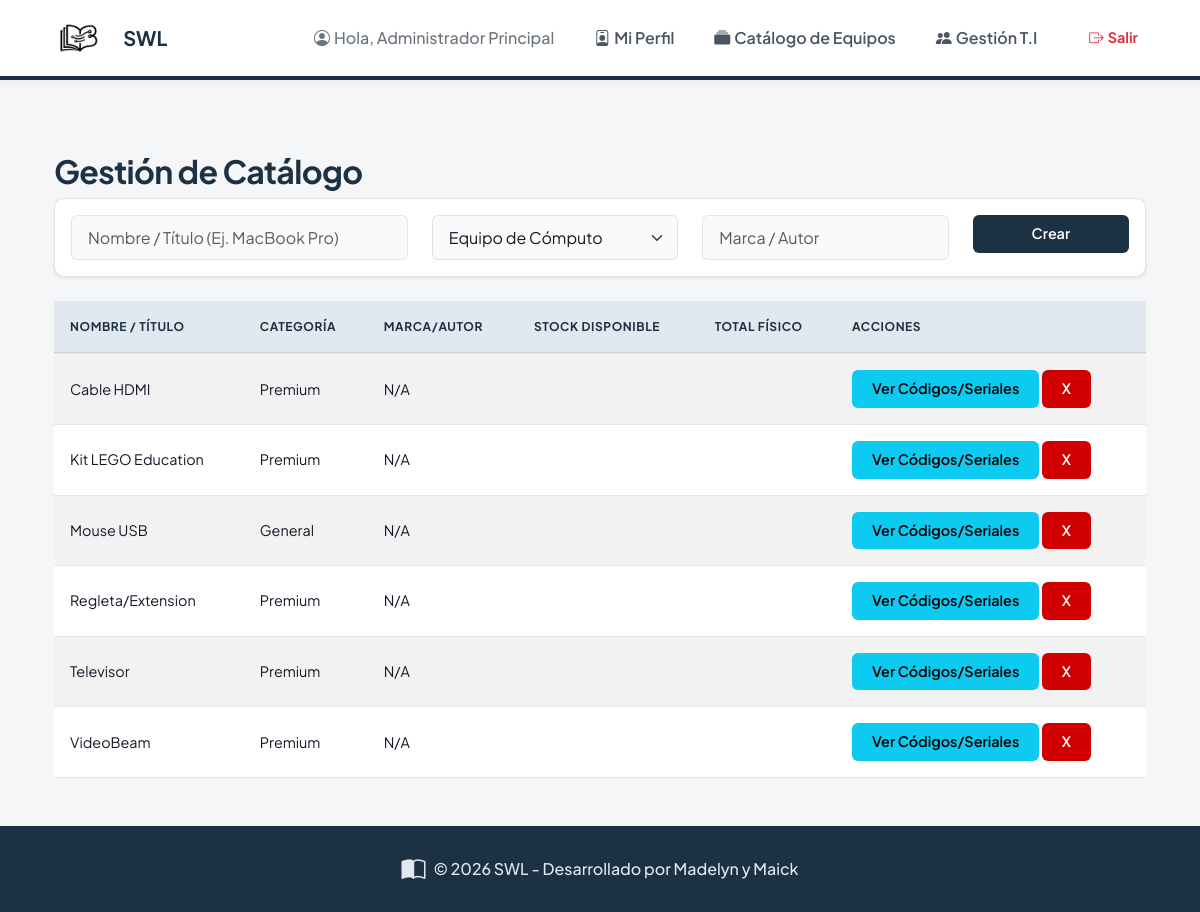
Screenshot of /admin/catalog (signed in) with the database file from the repository.
### app/models.py (models this page shows, shortened)
class User(UserMixin, db.Model):
    id = db.Column(db.Integer, primary_key=True)
    email = db.Column(db.String(120), unique=True, nullable=True)
    document_id = db.Column(db.String(20), unique=True, nullable=False)
    full_name = db.Column(db.String(100), nullable=False)
    phone = db.Column(db.String(20))
    role = db.Column(db.String(20), nullable=False)
    program_name = db.Column(db.String(100), nullable=True)
    password_hash = db.Column(db.String(255))

class Catalog(db.Model):
    id = db.Column(db.Integer, primary_key=True)
    title_or_name = db.Column(db.String(150), nullable=False)
    category = db.Column(db.String(50), nullable=False)
    author_or_brand = db.Column(db.String(100), nullable=True)
    instances = db.relationship('ItemInstance', backref='catalog_item', lazy='dynamic', cascade="all, delete-orphan")

### app/admin/routes.py (the view, shortened to what this page needs)
@bp.route('/catalog', methods=['GET', 'POST'])
@role_required('bibliotecario', 'admin')
def catalog_manage():
    form = CatalogForm()
    search_query = request.args.get('search', '')
    query = Catalog.query
    items = query.order_by(Catalog.title_or_name).all()
    return render_template('admin/catalog.html', items=items, search_query=search_query, form=form)

### app/forms.py
class CatalogForm(FlaskForm):
    title_or_name = StringField('Nombre / Título', validators=[DataRequired()])
    category = SelectField('Categoría', choices=[('computo', 'Equipo de Cómputo'), ('accesorio', 'Accesorio / General'), ('libro', 'Libro')], validators=[DataRequired()])
    author_or_brand = StringField('Marca/Autor', validators=[Optional()])
    submit = SubmitField('Guardar')

### app/models.py (called while the page is built)
@login_manager.user_loader
def load_user(user_id):
    return User.query.get(int(user_id))

### app/templates/admin/catalog.html (shortened to what this page needs)
{% extends 'base.html' %}
{% block content %}
<div class="container mt-4">
    <h2>Gestión de Catálogo</h2>
    <div class="card mb-4">
        <div class="card-body">
            <form method="POST" action="{{ url_for('admin.catalog_manage') }}">
                <div class="row">
                    <div class="col-md-4">
                        {{ form.title_or_name(class="form-control", placeholder="Nombre / Título (Ej. MacBook Pro)") }}
                    </div>
                    <div class="col-md-3">
                        {{ form.category(class="form-select") }}
                    </div>
                    <div class="col-md-3">
                        {{ form.author_or_brand(class="form-control", placeholder="Marca / Autor") }}
                    </div>
                    <div class="col-md-2">
                        {{ form.submit(class="btn btn-primary w-100", value="Crear") }}
                    </div>
                </div>
            </form>
        </div>
    </div>
    <table class="table table-striped">
        <thead>
            <tr>
                <th>Nombre / Título</th>
                <th>Categoría</th>
                <th>Marca/Autor</th>
                <th>Stock Disponible</th>
                <th>Total Físico</th>
                <th>Acciones</th>
            </tr>
        </thead>
        <tbody>
            {% for item in items %}
            <tr>
                <td>{{ item.title_or_name }}</td>
                <td>{{ item.category|capitalize }}</td>
                <td>{{ item.author_or_brand or 'N/A' }}</td>
                <td></td>
                <td>{{ item.total_count }}</td>
                <td>
                    <a href="{{ url_for('admin.manage_instances', catalog_id=item.id) }}"
                        class="btn btn-sm btn-info">Ver Códigos/Seriales</a>
                    <form method="POST" action="{{ url_for('admin.catalog_delete', id=item.id) }}"
                        style="display:inline;">
                        <button type="submit" class="btn btn-sm btn-danger"
                            onclick="return confirm('¿Eliminar catálogo?')">X</button>
                    </form>
                </td>
            </tr>
            {% endfor %}
        </tbody>
    </table>
</div>
{% endblock %}

### app/templates/base.html (shortened to what this page needs)
<!DOCTYPE html>
<html lang="es">
<head>
    <link href="https://cdn.jsdelivr.net/npm/bootstrap@5.3.0/dist/css/bootstrap.min.css" rel="stylesheet">
    <link rel="stylesheet" href="https://cdn.jsdelivr.net/npm/bootstrap-icons@1.11.3/font/bootstrap-icons.min.css">
    <link rel="stylesheet" href="{{ url_for('static', filename='css/style.css') }}">
</head>
<body class="d-flex flex-column min-vh-100">
    {% if not 'auth' in request.endpoint %}
    <nav class="navbar navbar-expand-lg custom-navbar sticky-top">
        <div class="container">
            <a class="navbar-brand d-flex align-items-center gap-2" href="{{ url_for('main.index') }}">
                <img src="{{ url_for('static', filename='img/1.png') }}" alt="Logo SWL" height="40" style="border-radius: 6px; object-fit: contain;">
                <span class="d-none d-sm-inline">{{ config['APP_NAME'] }}</span>
            </a>
            <div class="collapse navbar-collapse justify-content-end" id="navbarNav">
                <ul class="navbar-nav align-items-lg-center gap-2 w-100 justify-content-lg-end">
                    {% if current_user.is_authenticated %}
                    <li class="nav-item me-lg-3 text-center text-lg-start mb-2 mb-lg-0">
                        <span class="text-secondary fw-medium">
                            <i class="bi bi-person-circle me-1"></i>Hola, {{ current_user.full_name }}
                        </span>
                    </li>
                    <li class="nav-item">
                        <a class="nav-link text-center text-lg-start" href="{{ url_for('main.profile') }}">
                            <i class="bi bi-person-badge me-1"></i>Mi Perfil
                        </a>
                    </li>
                    {% if current_user.role in ['admin', 'bibliotecario'] %}
                    <li class="nav-item">
                        <a class="nav-link text-center text-lg-start" href="{{ url_for('admin.catalog_manage') }}">
                            <i class="bi bi-collection-fill me-1"></i>Catálogo de Equipos
                        </a>
                    </li>
                    {% endif %}
                    {% if current_user.role == 'admin' %}
                    <li class="nav-item">
                        <a class="nav-link text-center text-lg-start" href="{{ url_for('admin.manage_users') }}">
                            <i class="bi bi-people-fill me-1"></i>Gestión T.I
                        </a>
                    </li>
                    {% elif current_user.role == 'bibliotecario' %}
                    <li class="nav-item">
                        <a class="nav-link text-center text-lg-start" href="{{ url_for('admin.admin_dashboard') }}">
                            <i class="bi bi-journal-bookmark-fill me-1"></i>Panel de Préstamos
                        </a>
                    </li>
                    {% endif %}
                    <li class="nav-item ms-lg-2 mt-2 mt-lg-0 d-grid d-lg-block">
                        <a class="btn btn-outline-danger btn-sm rounded-pill fw-bold" href="{{ url_for('auth.logout') }}">
                            <i class="bi bi-box-arrow-right me-1"></i>Salir
                        </a>
                    </li>
                    {% else %}
                    <li class="nav-item d-grid d-lg-block text-center mt-2 mt-lg-0">
                        <a class="btn btn-primary rounded-pill px-4 fw-bold" href="{{ url_for('auth.login') }}">
                            <i class="bi bi-box-arrow-in-right me-1"></i>Ingresar
                        </a>
                    </li>
                    {% endif %}
                </ul>
            </div>
        </div>
    </nav>
    {% endif %}
    <main class="{% if 'auth' not in request.endpoint %}container mt-5 mb-5{% endif %} flex-grow-1">
        {% block content %}{% endblock %}
    </main>
    <footer class="mt-auto py-4 text-center no-print" style="background-color: var(--brand-primary); color: var(--surface-alt);">
        <div class="container">
            <div class="d-flex justify-content-center align-items-center gap-2">
                <i class="bi bi-book-half fs-4"></i>
                <span class="fw-medium">© 2026 SWL - Desarrollado por Madelyn y Maick</span>
            </div>
        </div>
    </footer>
</body>
</html>

### app/static/css/style.css (style rules this page uses)
:root { --brand-primary: #1C3144; --brand-secondary: #3F88C5; --brand-accent: #D00000; --surface-alt: #E2E8F0; --bg-body: #F4F6F8; --surface-color: #ffffff; --border-color: rgba(28, 49, 68, 0.12); --text-primary: #111827; --text-secondary: #4B5563; --radius-sm: 6px; --radius-md: 10px; --radius-lg: 16px; --shadow-sm: 0 1px 3px rgba(28, 49, 68, 0.1); --shadow-md: 0 10px 15px -3px rgba(28, 49, 68, 0.08), 0 4px 6px -2px rgba(28, 49, 68, 0.04); --transition-fast: 0.2s cubic-bezier(0.4, 0, 0.2, 1); }
body { font-family: 'Plus Jakarta Sans', -apple-system, sans-serif; background-color: var(--bg-body); color: var(--text-primary); -webkit-font-smoothing: antialiased; line-height: 1.6; }
h1, h2, h3, h4, h5, h6 { font-weight: 700; color: var(--brand-primary); letter-spacing: -0.02em; }
.custom-navbar { background-color: var(--surface-color) !important; box-shadow: 0 2px 10px rgba(0,0,0,0.05); padding: 0.8rem 0; border-bottom: 4px solid var(--brand-primary); }
.navbar-brand { font-weight: 700; font-size: 1.25rem; color: var(--brand-primary) !important; }
.nav-link { color: var(--text-secondary) !important; font-weight: 600; transition: var(--transition-fast); padding: 0.5rem 1rem !important; border-radius: var(--radius-sm); }
.card { border: 1px solid var(--border-color); border-radius: var(--radius-md); background: var(--surface-color); box-shadow: var(--shadow-sm); transition: var(--transition-fast); height: 100%; }
.btn { border-radius: var(--radius-sm); padding: 0.5rem 1.25rem; font-weight: 600; font-size: 0.9rem; transition: var(--transition-fast); border: none; }
.btn-primary { background-color: var(--brand-primary); color: white; }
.btn-danger { background-color: var(--brand-accent); color: white; }
.table { margin-bottom: 0; }
.table thead th { background-color: var(--surface-alt); border-bottom: 2px solid var(--border-color); padding: 1rem; font-weight: 700; color: var(--brand-primary); text-transform: uppercase; font-size: 0.75rem; letter-spacing: 0.05em; }
.table tbody td { padding: 1rem; vertical-align: middle; border-bottom: 1px solid var(--border-color); color: var(--text-primary); font-size: 0.9rem; }
.form-control, .form-select { border-radius: var(--radius-sm); border: 1px solid var(--border-color); padding: 0.6rem 1rem; background-color: #fafafa; color: var(--text-primary); transition: var(--transition-fast); }

### rows the page displays
User: full_name "Administrador Principal"
Catalog: title_or_name "Cable HDMI", category "Premium", author_or_brand "N/A"
Catalog: title_or_name "Kit LEGO Education", category "Premium", author_or_brand "N/A"
Catalog: title_or_name "Mouse USB", category "General", author_or_brand "N/A"
Catalog: title_or_name "Regleta/Extension", category "Premium", author_or_brand "N/A"
Catalog: title_or_name "Televisor", category "Premium", author_or_brand "N/A"
Catalog: title_or_name "VideoBeam", category "Premium", author_or_brand "N/A"

### other values shown
{{ config['APP_NAME'] }} "SWL"
